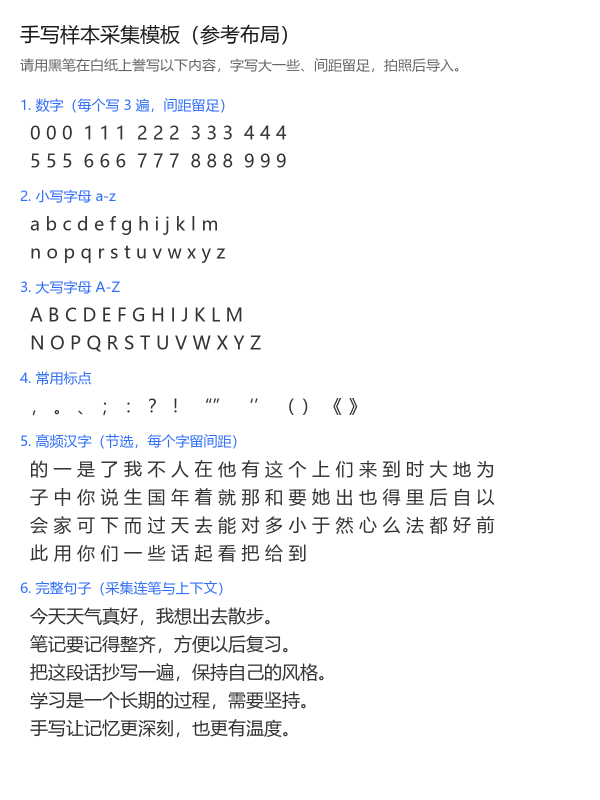
#> input picture storage/samples/sample-template.png, 1200 x 1600 px (shown at 1/2 size)
$ python -i deskew.py   (imports and definitions only)
#> lines starting #> are read from the running program, lines starting #| are printed output that depends on the picture; after the words box and inside, x2 and y2 are one past the last pixel; in counts of white or black regions, pixels touching at a corner belong together
#> further down, picture is the input picture: PIL image 1200x1600 RGB; mean R, G, B 244.9, 245.3, 246.2
"""Small-angle document deskew with abstention, no OCR or invented content."""
import cv2
import numpy as np
from PIL import Image


def _projection_score(ink: np.ndarray, angle: float) -> float:
    height, width = ink.shape
    matrix = cv2.getRotationMatrix2D((width / 2, height / 2), angle, 1)
    # A zero border has no ink and does not contribute false page-edge lines.
    rotated = cv2.warpAffine(ink, matrix, (width, height), flags=cv2.INTER_NEAREST)
    rows = rotated.sum(axis=1).astype(np.float64)
    return float(np.sum(np.diff(rows) ** 2))


def estimate_skew(image: Image.Image) -> tuple[float, float]:
    """Return clockwise correction and peak strength, not a calibrated probability."""
    rgb = Image.alpha_composite(Image.new('RGBA', image.size, 'white'), image.convert('RGBA'))
    gray = np.asarray(rgb.convert('L'))
    scale = min(1., 1000 / max(gray.shape))
#> scale = 0.625
    size = (max(1, round(gray.shape[1] * scale)), max(1, round(gray.shape[0] * scale)))
#> size = (750, 1000)
    gray = cv2.resize(gray, size)
#> gray: shape (1000, 750)
    if min(gray.shape) < 80:
        return 0., 0.
    ink = cv2.adaptiveThreshold(gray, 255, cv2.ADAPTIVE_THRESH_GAUSSIAN_C, cv2.THRESH_BINARY_INV, 41, 15)
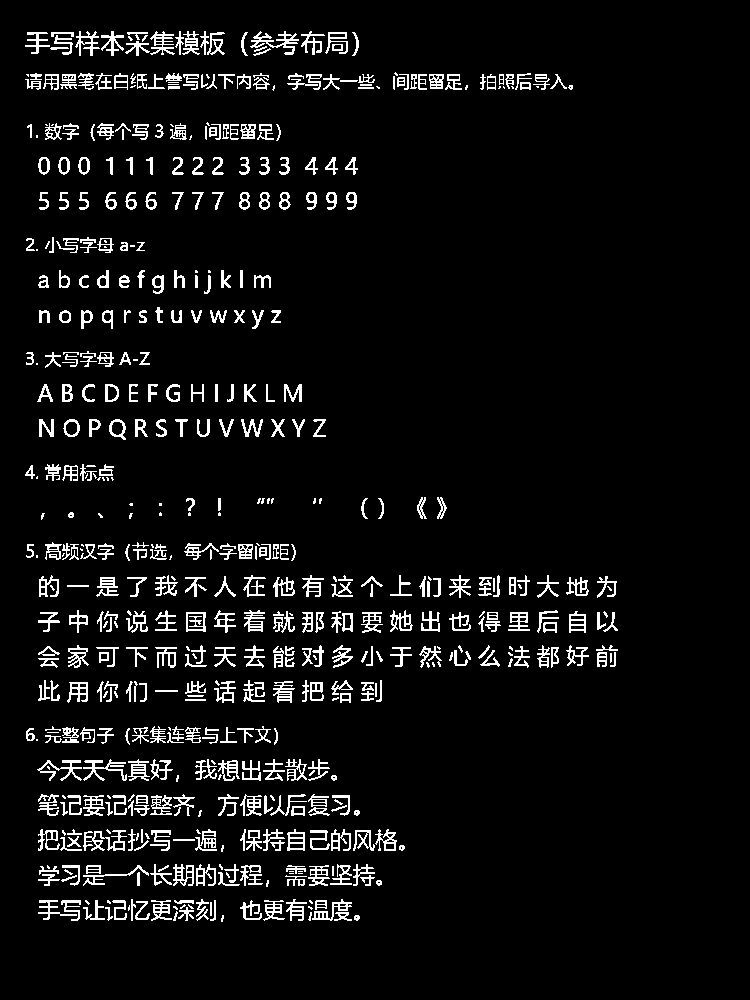
#> ink: shape (1000, 750); 6.1% white in thin lines or dots, all inside (x1, y1, x2, y2) = (25, 31, 618, 922)
    # Remove isolated noise only from the analysis mask; output punctuation is untouched.
    count, labels, stats, _ = cv2.connectedComponentsWithStats(ink, 8)
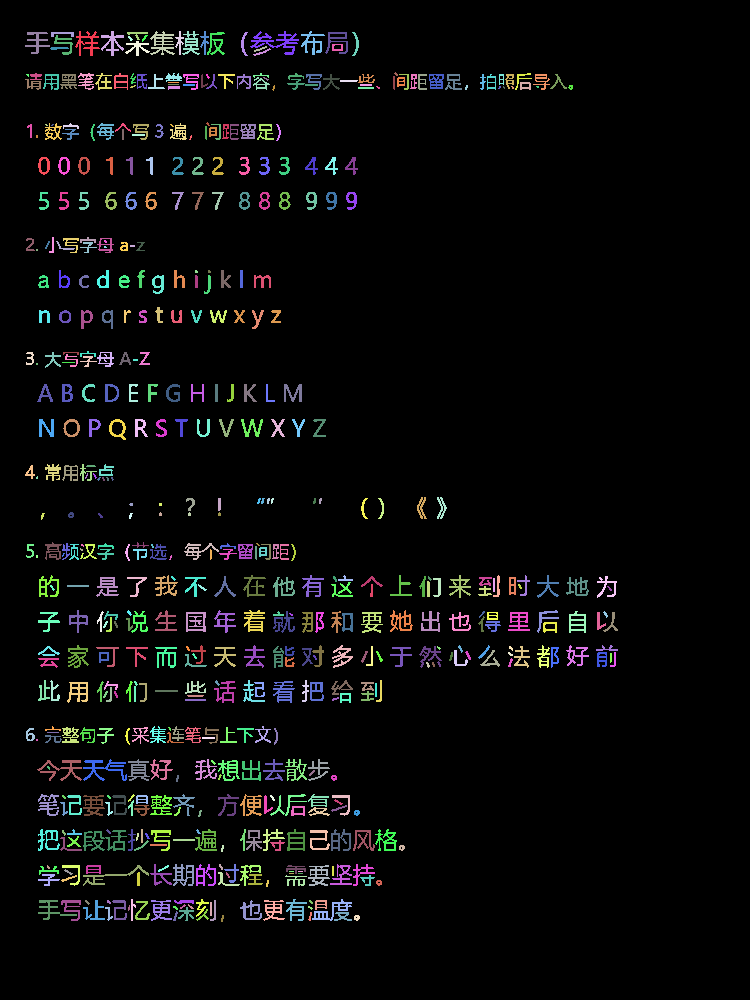
#> labels: shape (1000, 750) int32; 583 distinct labels, from 0 to 582; one colour per label, 0 black
#> count = 583; stats = 583 rows, first 6: [0, 0, 750, 1000, 704348], [75, 31, 25, 25, 231], [101, 31, 23, 25, 214], [150, 31, 25, 24, 265], [175, 31, 9, 24, 81], [182, 31, 18, 24, 199]
    keep = np.zeros(count, np.uint8)
#> keep = 583 values from 0 to 0
    areas = stats[1:, cv2.CC_STAT_AREA]
#> areas = 582 values, max 384 at index 6, min 4 at index 78, mean 78.44
    keep[1:] = ((areas >= 5) & (areas < ink.size * .04)).astype(np.uint8)
    ink = keep[labels]
    if ink.sum() < 180 or np.count_nonzero(keep) < 8 or ink.mean() > .3:
        return 0., 0.

    angles = np.arange(-12., 12.01, .5)
    scores = np.array([_projection_score(ink, angle) for angle in angles])
#> in _projection_score, `rotated = cv2.warpAffine(ink, matrix, (width, height), flags=cv2.INTER..`: rotated: shape (1000, 750); values 0 (black) and 1 (white), 5.8% white in thin lines or dots, all inside (x1, y1, x2, y2) = (0, 0, 655, 908)
#> in _projection_score, `rows = rotated.sum(axis=1).astype(np.float64)`: rows = 1000 values, max 138 at index 628, min 0 at index 428, mean 43.66
#> in _projection_score (call 2), `rotated = cv2.warpAffine(ink, matrix, (width, height), flags=cv2.INTER..`: rotated: shape (1000, 750); values 0 (black) and 1 (white), 5.8% white in thin lines or dots, all inside (x1, y1, x2, y2) = (0, 0, 652, 909)
#> in _projection_score (call 3), `rotated = cv2.warpAffine(ink, matrix, (width, height), flags=cv2.INTER..`: rotated: shape (1000, 750); values 0 (black) and 1 (white), 5.9% white in thin lines or dots, all inside (x1, y1, x2, y2) = (0, 0, 649, 910)
#> in _projection_score (call 4), `rotated = cv2.warpAffine(ink, matrix, (width, height), flags=cv2.INTER..`: rotated: shape (1000, 750); values 0 (black) and 1 (white), 5.9% white in thin lines or dots, all inside (x1, y1, x2, y2) = (0, 0, 645, 911)
#> in _projection_score (call 5), `rotated = cv2.warpAffine(ink, matrix, (width, height), flags=cv2.INTER..`: rotated: shape (1000, 750); values 0 (black) and 1 (white), 5.9% white in thin lines or dots, all inside (x1, y1, x2, y2) = (0, 0, 642, 911)
#> in _projection_score (call 6), `rotated = cv2.warpAffine(ink, matrix, (width, height), flags=cv2.INTER..`: rotated: shape (1000, 750); values 0 (black) and 1 (white), 5.9% white in thin lines or dots, all inside (x1, y1, x2, y2) = (0, 0, 639, 912)
#> in _projection_score (call 7), `rotated = cv2.warpAffine(ink, matrix, (width, height), flags=cv2.INTER..`: rotated: shape (1000, 750); values 0 (black) and 1 (white), 6% white in thin lines or dots, all inside (x1, y1, x2, y2) = (0, 0, 635, 913)
#> in _projection_score (call 8), `rotated = cv2.warpAffine(ink, matrix, (width, height), flags=cv2.INTER..`: rotated: shape (1000, 750); values 0 (black) and 1 (white), 6% white in thin lines or dots, all inside (x1, y1, x2, y2) = (0, 0, 632, 914)
#> in _projection_score (call 9), `rotated = cv2.warpAffine(ink, matrix, (width, height), flags=cv2.INTER..`: rotated: shape (1000, 750); values 0 (black) and 1 (white), 6% white in thin lines or dots, all inside (x1, y1, x2, y2) = (0, 0, 629, 914)
#> in _projection_score (call 10), `rotated = cv2.warpAffine(ink, matrix, (width, height), flags=cv2.INTER..`: rotated: shape (1000, 750); values 0 (black) and 1 (white), 6% white in thin lines or dots, all inside (x1, y1, x2, y2) = (0, 0, 626, 915)
#> in _projection_score (call 11), `rotated = cv2.warpAffine(ink, matrix, (width, height), flags=cv2.INTER..`: rotated: shape (1000, 750); values 0 (black) and 1 (white), 6.1% white in thin lines or dots, all inside (x1, y1, x2, y2) = (0, 0, 622, 916)
#> in _projection_score (call 12), `rotated = cv2.warpAffine(ink, matrix, (width, height), flags=cv2.INTER..`: rotated: shape (1000, 750); values 0 (black) and 1 (white), 6.1% white in thin lines or dots, all inside (x1, y1, x2, y2) = (0, 0, 619, 916)
#> in _projection_score (call 13), `rotated = cv2.warpAffine(ink, matrix, (width, height), flags=cv2.INTER..`: rotated: shape (1000, 750); values 0 (black) and 1 (white), 6.1% white in thin lines or dots, all inside (x1, y1, x2, y2) = (0, 0, 615, 917)
#> in _projection_score (call 14), `rotated = cv2.warpAffine(ink, matrix, (width, height), flags=cv2.INTER..`: rotated: shape (1000, 750); values 0 (black) and 1 (white), 6.1% white in thin lines or dots, all inside (x1, y1, x2, y2) = (0, 1, 612, 917)
#> in _projection_score (call 15), `rotated = cv2.warpAffine(ink, matrix, (width, height), flags=cv2.INTER..`: rotated: shape (1000, 750); values 0 (black) and 1 (white), 6.1% white in thin lines or dots, all inside (x1, y1, x2, y2) = (3, 3, 609, 918)
#> in _projection_score (call 16), `rotated = cv2.warpAffine(ink, matrix, (width, height), flags=cv2.INTER..`: rotated: shape (1000, 750); values 0 (black) and 1 (white), 6.1% white in thin lines or dots, all inside (x1, y1, x2, y2) = (7, 6, 610, 918)
#> in _projection_score (call 17), `rotated = cv2.warpAffine(ink, matrix, (width, height), flags=cv2.INTER..`: rotated: shape (1000, 750); values 0 (black) and 1 (white), 6.1% white in thin lines or dots, all inside (x1, y1, x2, y2) = (10, 9, 611, 919)
#> in _projection_score (call 18), `rotated = cv2.warpAffine(ink, matrix, (width, height), flags=cv2.INTER..`: rotated: shape (1000, 750); values 0 (black) and 1 (white), 6.1% white in thin lines or dots, all inside (x1, y1, x2, y2) = (12, 12, 612, 919)
#> in _projection_score (call 19), `rotated = cv2.warpAffine(ink, matrix, (width, height), flags=cv2.INTER..`: rotated: shape (1000, 750); values 0 (black) and 1 (white), 6.1% white in thin lines or dots, all inside (x1, y1, x2, y2) = (14, 14, 612, 919)
#> in _projection_score (call 20), `rotated = cv2.warpAffine(ink, matrix, (width, height), flags=cv2.INTER..`: rotated: shape (1000, 750); values 0 (black) and 1 (white), 6.1% white in thin lines or dots, all inside (x1, y1, x2, y2) = (16, 17, 613, 920)
#> in _projection_score (call 21), `rotated = cv2.warpAffine(ink, matrix, (width, height), flags=cv2.INTER..`: rotated: shape (1000, 750); values 0 (black) and 1 (white), 6.1% white in thin lines or dots, all inside (x1, y1, x2, y2) = (18, 20, 614, 920)
#> in _projection_score (call 22), `rotated = cv2.warpAffine(ink, matrix, (width, height), flags=cv2.INTER..`: rotated: shape (1000, 750); values 0 (black) and 1 (white), 6.1% white in thin lines or dots, all inside (x1, y1, x2, y2) = (20, 23, 615, 920)
#> in _projection_score (call 23), `rotated = cv2.warpAffine(ink, matrix, (width, height), flags=cv2.INTER..`: rotated: shape (1000, 750); values 0 (black) and 1 (white), 6.1% white in thin lines or dots, all inside (x1, y1, x2, y2) = (22, 26, 616, 921)
#> in _projection_score (call 24), `rotated = cv2.warpAffine(ink, matrix, (width, height), flags=cv2.INTER..`: rotated: shape (1000, 750); values 0 (black) and 1 (white), 6.1% white in thin lines or dots, all inside (x1, y1, x2, y2) = (24, 28, 617, 921)
#> in _projection_score (call 26), `rotated = cv2.warpAffine(ink, matrix, (width, height), flags=cv2.INTER..`: rotated: shape (1000, 750); values 0 (black) and 1 (white), 6.1% white in thin lines or dots, all inside (x1, y1, x2, y2) = (21, 32, 619, 924)
#> in _projection_score (call 27), `rotated = cv2.warpAffine(ink, matrix, (width, height), flags=cv2.INTER..`: rotated: shape (1000, 750); values 0 (black) and 1 (white), 6.1% white in thin lines or dots, all inside (x1, y1, x2, y2) = (17, 32, 621, 926)
#> in _projection_score (call 28), `rotated = cv2.warpAffine(ink, matrix, (width, height), flags=cv2.INTER..`: rotated: shape (1000, 750); values 0 (black) and 1 (white), 6.1% white in thin lines or dots, all inside (x1, y1, x2, y2) = (13, 33, 622, 929)
#> in _projection_score (call 29), `rotated = cv2.warpAffine(ink, matrix, (width, height), flags=cv2.INTER..`: rotated: shape (1000, 750); values 0 (black) and 1 (white), 6.1% white in thin lines or dots, all inside (x1, y1, x2, y2) = (9, 33, 623, 931)
#> in _projection_score (call 30), `rotated = cv2.warpAffine(ink, matrix, (width, height), flags=cv2.INTER..`: rotated: shape (1000, 750); values 0 (black) and 1 (white), 6.1% white in thin lines or dots, all inside (x1, y1, x2, y2) = (5, 33, 624, 934)
#> in _projection_score (call 31), `rotated = cv2.warpAffine(ink, matrix, (width, height), flags=cv2.INTER..`: rotated: shape (1000, 750); values 0 (black) and 1 (white), 6.1% white in thin lines or dots, all inside (x1, y1, x2, y2) = (2, 34, 626, 937)
#> in _projection_score (call 32), `rotated = cv2.warpAffine(ink, matrix, (width, height), flags=cv2.INTER..`: rotated: shape (1000, 750); values 0 (black) and 1 (white), 6.1% white in thin lines or dots, all inside (x1, y1, x2, y2) = (0, 34, 627, 939)
#> in _projection_score (call 33), `rotated = cv2.warpAffine(ink, matrix, (width, height), flags=cv2.INTER..`: rotated: shape (1000, 750); values 0 (black) and 1 (white), 6.1% white in thin lines or dots, all inside (x1, y1, x2, y2) = (0, 35, 628, 942)
#> in _projection_score (call 34), `rotated = cv2.warpAffine(ink, matrix, (width, height), flags=cv2.INTER..`: rotated: shape (1000, 750); values 0 (black) and 1 (white), 6.1% white in thin lines or dots, all inside (x1, y1, x2, y2) = (0, 35, 629, 945)
#> in _projection_score (call 35), `rotated = cv2.warpAffine(ink, matrix, (width, height), flags=cv2.INTER..`: rotated: shape (1000, 750); values 0 (black) and 1 (white), 6% white in thin lines or dots, all inside (x1, y1, x2, y2) = (0, 36, 630, 947)
#> in _projection_score (call 36), `rotated = cv2.warpAffine(ink, matrix, (width, height), flags=cv2.INTER..`: rotated: shape (1000, 750); values 0 (black) and 1 (white), 6% white in thin lines or dots, all inside (x1, y1, x2, y2) = (0, 36, 631, 950)
#> in _projection_score (call 37), `matrix = cv2.getRotationMatrix2D((width / 2, height / 2), angle, 1)`: matrix = [[0.995, 0.105, -50.21], [-0.105, 0.995, 41.94]]
#> in _projection_score (call 37), `rotated = cv2.warpAffine(ink, matrix, (width, height), flags=cv2.INTER..`:
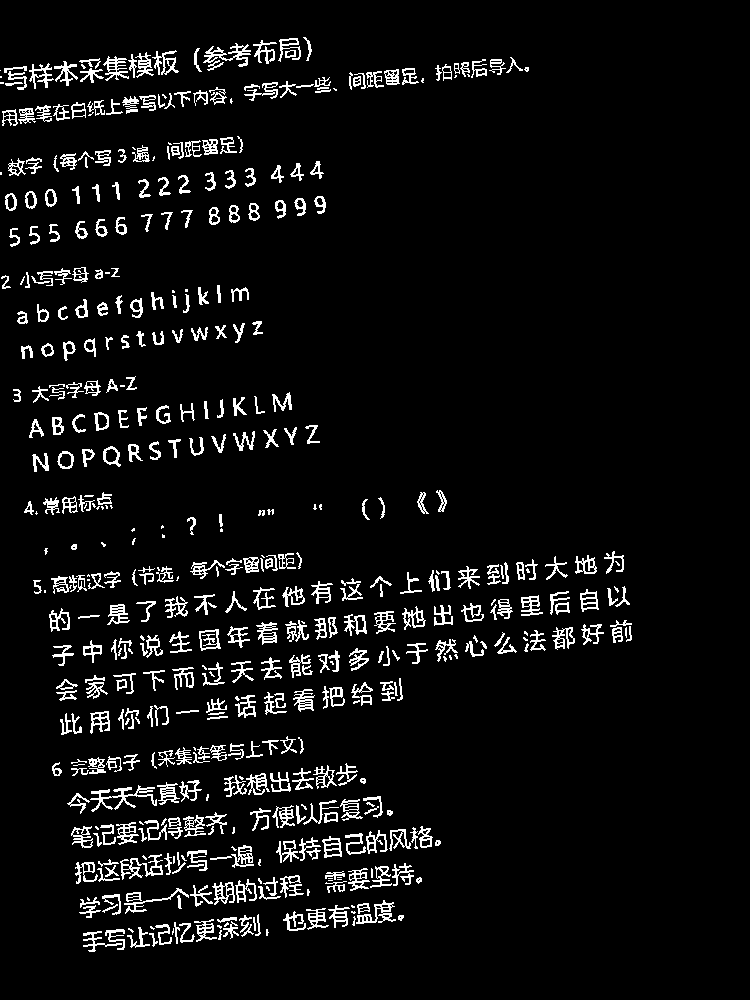
#> rotated: shape (1000, 750); values 0 (black) and 1 (white), 6% white in thin lines or dots, all inside (x1, y1, x2, y2) = (0, 37, 632, 952)
#> in _projection_score (call 37), `rows = rotated.sum(axis=1).astype(np.float64)`: rows = 1000 values, max 148 at index 69, min 0 at index 0, mean 45.27
#> in _projection_score (call 38), `matrix = cv2.getRotationMatrix2D((width / 2, height / 2), angle, 1)`: matrix = [[0.994, 0.113, -54.19], [-0.113, 0.994, 45.67]]
#> in _projection_score (call 38), `rotated = cv2.warpAffine(ink, matrix, (width, height), flags=cv2.INTER..`:
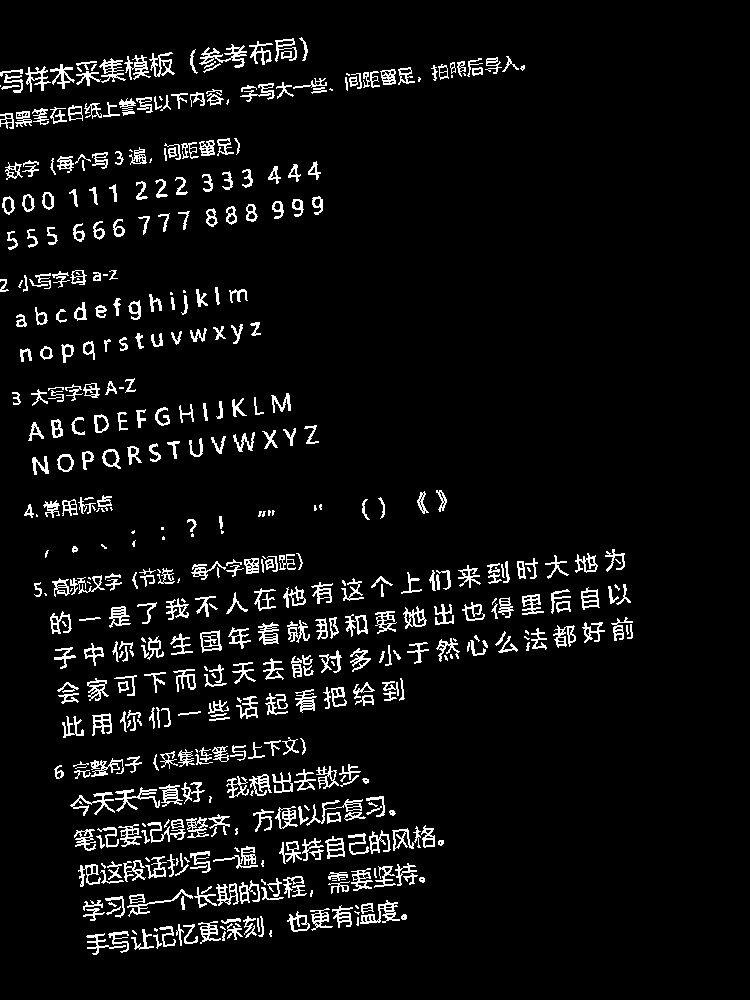
#> rotated: shape (1000, 750); values 0 (black) and 1 (white), 6% white in thin lines or dots, all inside (x1, y1, x2, y2) = (0, 37, 633, 955)
#> in _projection_score (call 38), `rows = rotated.sum(axis=1).astype(np.float64)`: rows = 1000 values, max 147 at index 73, min 0 at index 0, mean 45.23
#> in _projection_score (call 39), `matrix = cv2.getRotationMatrix2D((width / 2, height / 2), angle, 1)`: matrix = [[0.993, 0.122, -58.14], [-0.122, 0.993, 49.43]]
#> in _projection_score (call 39), `rotated = cv2.warpAffine(ink, matrix, (width, height), flags=cv2.INTER..`:
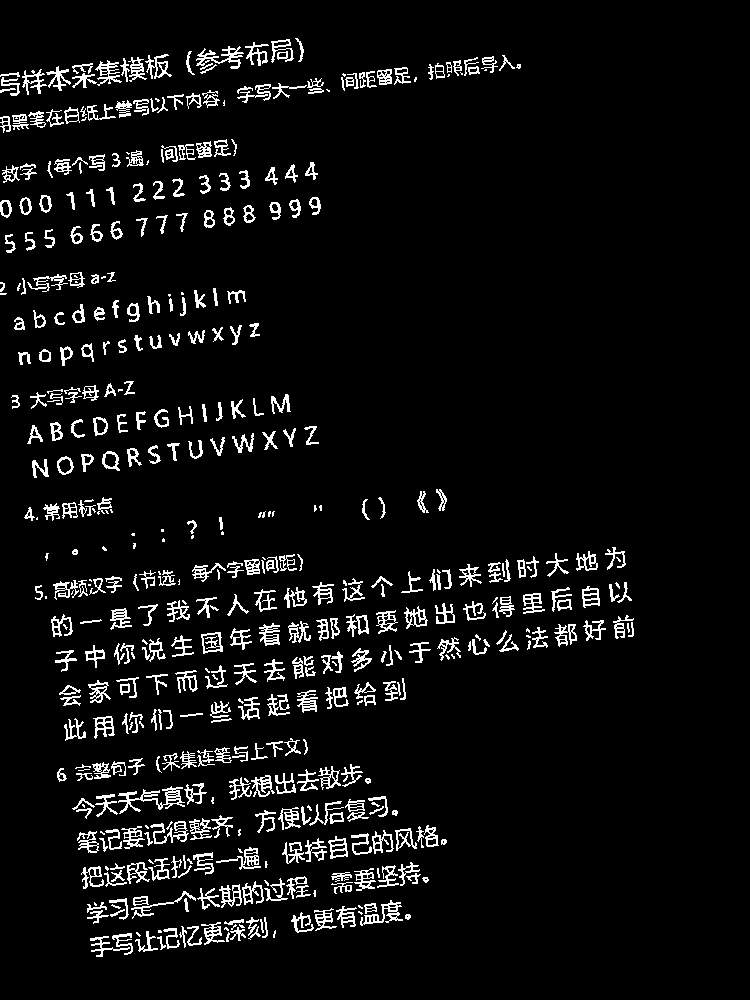
#> rotated: shape (1000, 750); values 0 (black) and 1 (white), 6% white in thin lines or dots, all inside (x1, y1, x2, y2) = (0, 38, 634, 957)
#> in _projection_score (call 39), `rows = rotated.sum(axis=1).astype(np.float64)`: rows = 1000 values, max 140 at index 74, min 0 at index 0, mean 45.21
#> in _projection_score (call 40), `matrix = cv2.getRotationMatrix2D((width / 2, height / 2), angle, 1)`: matrix = [[0.991, 0.131, -62.05], [-0.131, 0.991, 53.22]]
#> in _projection_score (call 40), `rotated = cv2.warpAffine(ink, matrix, (width, height), flags=cv2.INTER..`:
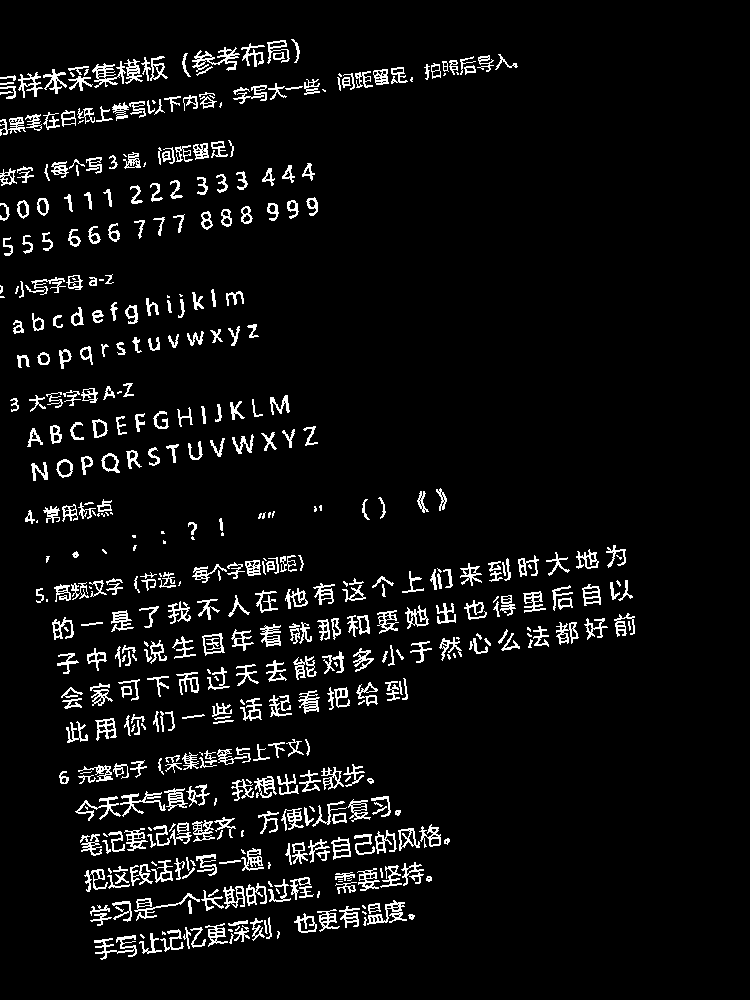
#> rotated: shape (1000, 750); values 0 (black) and 1 (white), 6% white in thin lines or dots, all inside (x1, y1, x2, y2) = (0, 39, 635, 960)
#> in _projection_score (call 40), `rows = rotated.sum(axis=1).astype(np.float64)`: rows = 1000 values, max 141 at index 593, min 0 at index 0, mean 45.07
#> scores = 49 values, max 749700 at index 24, min 45160 at index 48, mean 131260.2
    peak = int(scores.argmax())
#> peak = 24
    if peak in (0, len(angles) - 1):
        return 0., 0.
    coarse = angles[peak]
#> coarse = 0
    refined = np.arange(coarse - .5, coarse + .501, .1)
    fine = np.array([_projection_score(ink, angle) for angle in refined])
#> fine = [348964, 400246, 422100, 532504, 647734, 749700, 633326, 521818, 476472, 442736, 371282]
    angle = float(refined[fine.argmax()])
#> angle = -1.11e-16
    best, baseline = float(fine.max()), _projection_score(ink, 0)
#> best = 749700; baseline = 749700
    confidence = max(0., 1 - float(np.median(scores)) / max(best, 1))
#> confidence = 0.878
    if abs(angle) < .25 or best < baseline * 1.25 or confidence < .45:
        return 0., confidence

    # A strong peak in one small area (e.g. a mark or drawing) is insufficient.
    height = ink.shape[0]
    for half in (ink[:height // 2], ink[height // 2:]):
        if half.sum() < 80 or _projection_score(half, angle) <= _projection_score(half, 0) * 1.15:
            return 0., confidence
    return round(-angle, 2), confidence


# [22 lines left out: function rotate_document, not called in this run]

>>> from PIL import Image
>>> picture = Image.open('../../../storage/samples/sample-template.png')
>>> result = estimate_skew(picture)
#> result = (0, 0.878)
